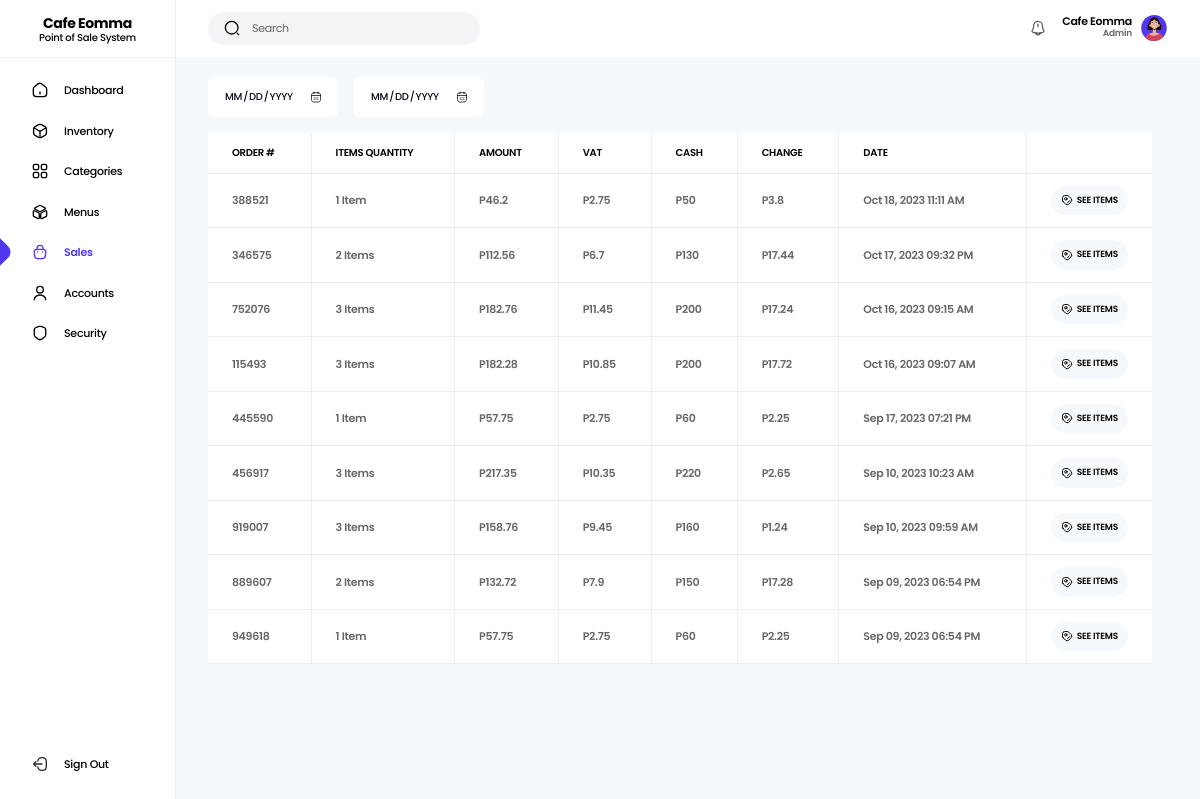
Page /app/Views/orders.php (signed in) on the earlier database version.
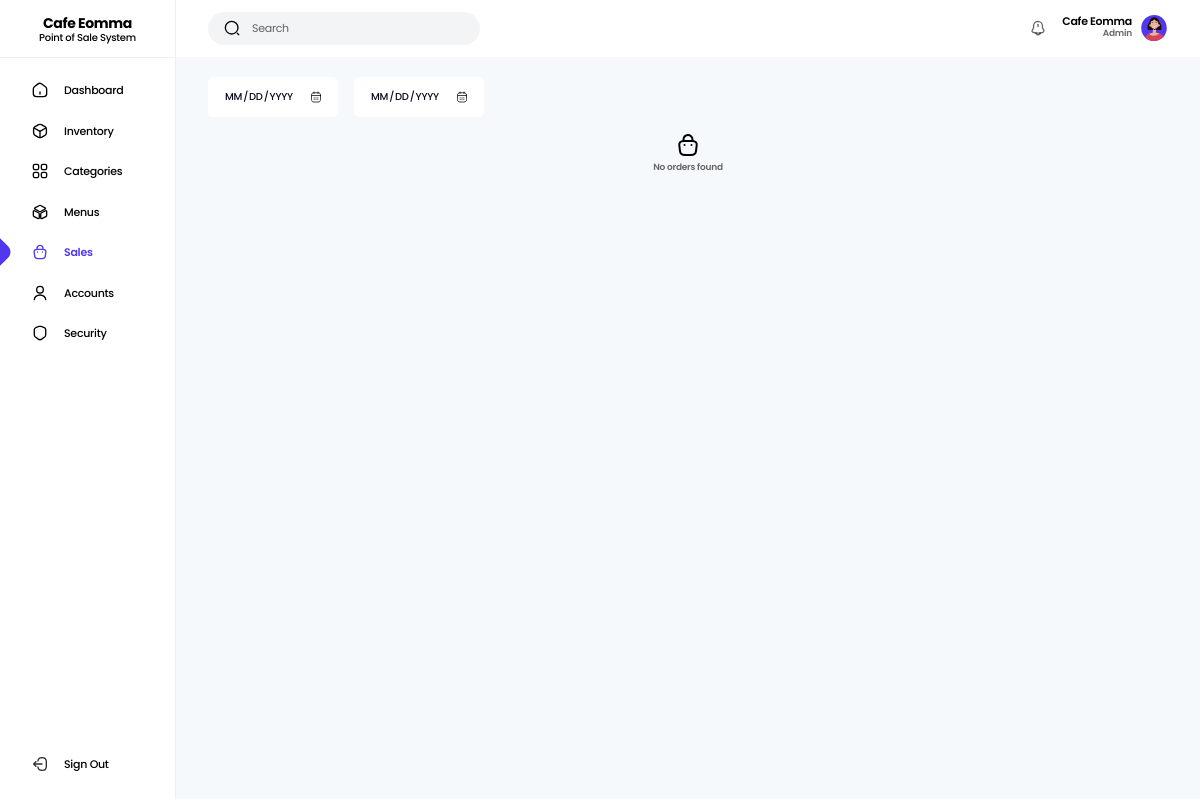
Same page on the later database version.
### tables this page shows
CREATE TABLE `orders` (
  `id` int(11) NOT NULL,
  `order_id` varchar(200) NOT NULL,
  `staff_id` varchar(200) NOT NULL,
  `order_no` int(11) NOT NULL,
  `order_quantity` int(11) NOT NULL,
  `subtotal` float(10,2) NOT NULL,
  `amount` float(10,2) NOT NULL,
  `discount` float(10,2) NOT NULL,
  `vat` float(10,2) NOT NULL,
  `cash` int(11) NOT NULL,
  `order_change` float(10,2) NOT NULL,
  `order_status` varchar(30) NOT NULL,
  `date_added` datetime NOT NULL
);

### config/init.php (called while the page is built, shortened)
<?php
$database = new Database();
$conn = $database->getConnetion($_ENV['DB_HOST'], $_ENV['DB_NAME'], $_ENV['DB_USERNAME'], $_ENV['DB_PASSWORD']);
$helper = new DbHelper($conn);
$orderController = new OrderController($helper);

### app/Controllers/OrderController.php (called while the page is built, shortened)
<?php
class OrderController
{
  private $helper;
  public function __construct(DbHelper $helper)
  {
    $this->helper = $helper;
  }
  public function show(): array
  {
    $this->helper->query("SELECT * FROM `orders` ORDER BY `id` DESC");
    return $this->helper->fetchAll();
  }
}

### app/Utils/DbHelper.php (called while the page is built, shortened)
<?php
class DbHelper
{
  private $stmt;
  private $conn;
  public function __construct(PDO $db)
  {
    $this->conn = $db;
  }
  public function query(string $query, array $values = []): string
  {
    $this->stmt = $this->conn->prepare($query);
    return empty($values)
      ? $this->stmt->execute()
      : $this->stmt->execute($values);
  }
  public function fetchAll(): array
  {
    return $this->stmt->fetchAll(PDO::FETCH_OBJ);
  }
}

### app/Utils/Utilities.php (called while the page is built, shortened)
<?php
class Utilities
{
  public static function formatDate(string $date, string $format): string
  {
    return date($format, strtotime($date));
  }
}

### app/Views/orders.php (the view, shortened to what this page needs)
<?php
  require_once __DIR__.'/../../config/init.php';
  require('./app/Views/partials/_header.php');
?>
  <main class="min-h-screen grid md:grid-cols-[11rem_auto] bg-light-gray">
    <?php require('./app/Views/partials/_sidebar.php') ?>
    <section>
      <?php require('./app/Views/partials/_topnav.php') ?>
      <div class="pt-20 md:pt-5 pb-5 px-8">
        <div class="flex items-center gap-4 mb-4">
          <div class="relative flex-1 md:flex-initial h-10 px-4 bg-white rounded-md">
            <input type="date" id="start-date-filter" class="w-full h-full text-[10px] font-medium text-dark bg-transparent uppercase">
            <img src="<?php echo SYSTEM_URL ?>public/icons/calendar-linear.svg" alt="calendar" class="absolute top-1/2 -translate-y-1/2 right-4 bg-white w-3 h-3 pointer-events-none">
          </div>
          <div class="relative flex-1 md:flex-initial h-10 px-4 bg-white rounded-md">
            <input type="date" id="end-date-filter" class="w-full h-full text-[10px] font-medium text-dark bg-transparent uppercase">
            <img src="<?php echo SYSTEM_URL ?>public/icons/calendar-linear.svg" alt="calendar" class="absolute top-1/2 -translate-y-1/2 right-4 bg-white w-3 h-3 pointer-events-none">
          </div>
        </div>
        <?php if(count($orderController->show()) > 0){ ?>
          <div class="w-[calc(100vw-3.5rem)] md:w-[calc(100vw-16rem)] bg-white overflow-x-auto">
            <table class="w-full text-left border-collapse whitespace-nowrap">
              <thead>
                <th class="text-[10px] border-l-0 border-t-0">Order #</th>
                <th class="text-[10px] border-t-0">Items Quantity</th>
                <th class="text-[10px] border-t-0">Amount</th>
                <th class="text-[10px] border-t-0">VAT</th>
                <th class="text-[10px] border-t-0">Cash</th>
                <th class="text-[10px] border-t-0">Change</th>
                <th class="text-[10px] border-t-0">Date</th>
                <th width="10%" class="text-[10px] border-r-0 border-t-0"></th>
              </thead>
              <tbody>
              <?php foreach($orderController->show() as $order): ?>
                <tr class="search-area border-b border-b-gray-300/40 last:border-b-none">
                  <td class="finder1 border border-gray-300/40 border-l-0"><?= $order->order_no ?></td>
                  <td class="finder2 border border-gray-300/40"><?= $order->order_quantity > 1 ? $order->order_quantity." Items" : $order->order_quantity." Item" ?></td>
                  <td class="finder3 border border-gray-300/40">P<?= $order->amount ?></td>
                  <td class="border border-gray-300/40">P<?= $order->vat ?></td>
                  <td class="finder4 border border-gray-300/40">P<?= $order->cash ?></td>
                  <td class="border border-gray-300/40">P<?= $order->order_change ?></td>
                  <td class="finder5 border border-gray-300/40"><?= Utilities::formatDate($order->date_added, "M d, Y h:i A") ?></td>
                  <td class="border border-gray-300/40 border-r-0">
                    <a href="<?php echo SYSTEM_URL ?>order/<?= $order->order_id ?>" class="flex justify-center items-center gap-1 text-[9px] uppercase bg-light-gray text-black py-2 px-4 rounded-full">
                      <img src="<?php echo SYSTEM_URL ?>public/icons/tag-2-linear.svg" alt="items" class="w-3 h-3">
                      See Items
                    </a>
                  </td>
                </tr>
              <?php endforeach ?>
            </tbody>
          </table>
        </div>
        <?php } else{ ?>
          <div class="min-h-[calc(100vh-10rem)] flex flex-col items-center justify-center gap-1">
            <img src="<?php echo SYSTEM_URL ?>public/icons/order.svg" alt="order" class="w-6 h-6">
            <p class="text-[9px] font-semibold text-black/60 text-center">No orders found</p>
          </div>
        <?php } ?>
      </div>
    </section>
  </main>
<?php require('./app/Views/partials/_footer.php') ?>

Differences in the rows shown:
removed orders: order_no "388521", order_quantity "1", amount "46.2", vat "2.75", cash "50", order_change "3.8", date_added "Oct 18, 2023 11:11 AM"
removed orders: order_no "346575", order_quantity "2", amount "112.56", vat "6.7", cash "130", order_change "17.44", date_added "Oct 17, 2023 09:32 PM"
removed orders: order_no "752076", order_quantity "3", amount "182.76", vat "11.45", cash "200", order_change "17.24", date_added "Oct 16, 2023 09:15 AM"
removed orders: order_no "115493", order_quantity "3", amount "182.28", vat "10.85", cash "200", order_change "17.72", date_added "Oct 16, 2023 09:07 AM"
removed orders: order_no "445590", order_quantity "1", amount "57.75", vat "2.75", cash "60", order_change "2.25", date_added "Sep 17, 2023 07:21 PM"
removed orders: order_no "456917", order_quantity "3", amount "217.35", vat "10.35", cash "220", order_change "2.65", date_added "Sep 10, 2023 10:23 AM"
removed orders: order_no "919007", order_quantity "3", amount "158.76", vat "9.45", cash "160", order_change "1.24", date_added "Sep 10, 2023 09:59 AM"
removed orders: order_no "889607", order_quantity "2", amount "132.72", vat "7.9", cash "150", order_change "17.28", date_added "Sep 09, 2023 06:54 PM"
removed orders: order_no "949618", order_quantity "1", amount "57.75", vat "2.75", cash "60", order_change "2.25", date_added "Sep 09, 2023 06:54 PM"
Other differences:
text no longer shown: "ORDER # ITEMS QUANTITY AMOUNT VAT CASH CHANGE DATE"
text now shown: "No orders found"
